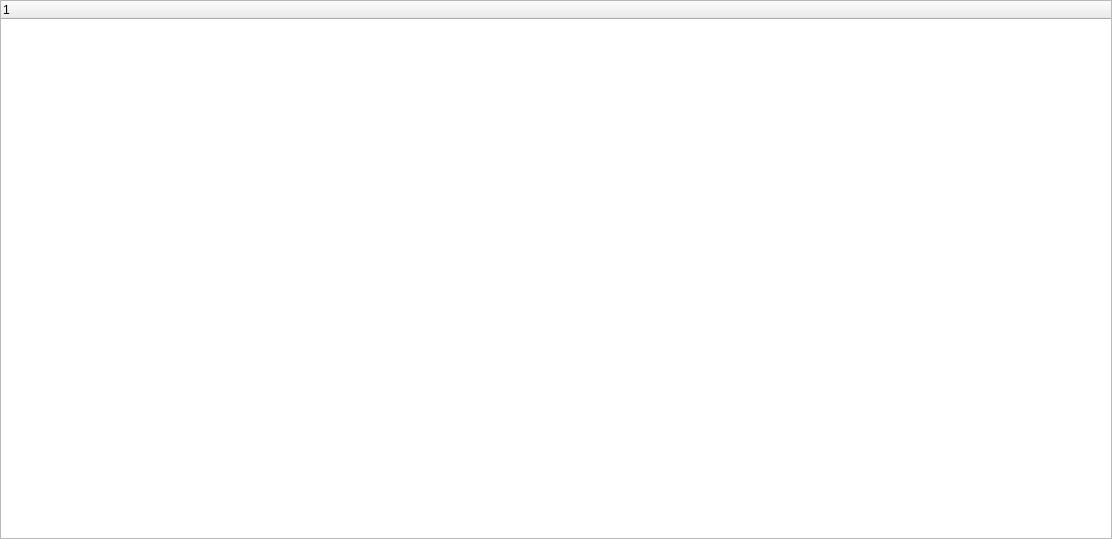
<?xml version="1.0" encoding="UTF-8"?>
<ui version="4.0">
 <class>MainWindow</class>
 <widget class="QMainWindow" name="MainWindow">
  <property name="geometry">
   <rect>
    <x>0</x>
    <y>0</y>
    <width>1112</width>
    <height>539</height>
   </rect>
  </property>
  <property name="windowTitle">
   <string>MainWindow</string>
  </property>
  <widget class="QWidget" name="centralwidget">
   <property name="autoFillBackground">
    <bool>false</bool>
   </property>
   <property name="styleSheet">
    <string notr="true">QWidget {
	background-color: /bg_color/;
}</string>
   </property>
   <layout class="QVBoxLayout" name="centralwidget_layout">
    <property name="spacing">
     <number>0</number>
    </property>
    <property name="leftMargin">
     <number>0</number>
    </property>
    <property name="topMargin">
     <number>0</number>
    </property>
    <property name="rightMargin">
     <number>0</number>
    </property>
    <property name="bottomMargin">
     <number>0</number>
    </property>
    <item>
     <widget class="QSplitter" name="main_layout">
      <property name="sizePolicy">
       <sizepolicy hsizetype="Preferred" vsizetype="Minimum">
        <horstretch>0</horstretch>
        <verstretch>0</verstretch>
       </sizepolicy>
      </property>
      <property name="orientation">
       <enum>Qt::Horizontal</enum>
      </property>
      <property name="handleWidth">
       <number>0</number>
      </property>
      <widget class="QTreeWidget" name="bookmarks_sidebar">
       <property name="enabled">
        <bool>true</bool>
       </property>
       <property name="sizePolicy">
        <sizepolicy hsizetype="Preferred" vsizetype="Preferred">
         <horstretch>0</horstretch>
         <verstretch>0</verstretch>
        </sizepolicy>
       </property>
       <column>
        <property name="text">
         <string notr="true">1</string>
        </property>
       </column>
      </widget>
     </widget>
    </item>
   </layout>
  </widget>
  <widget class="QMenuBar" name="menubar">
   <property name="geometry">
    <rect>
     <x>0</x>
     <y>0</y>
     <width>1112</width>
     <height>21</height>
    </rect>
   </property>
  </widget>
 </widget>
 <resources/>
 <connections/>
</ui>
